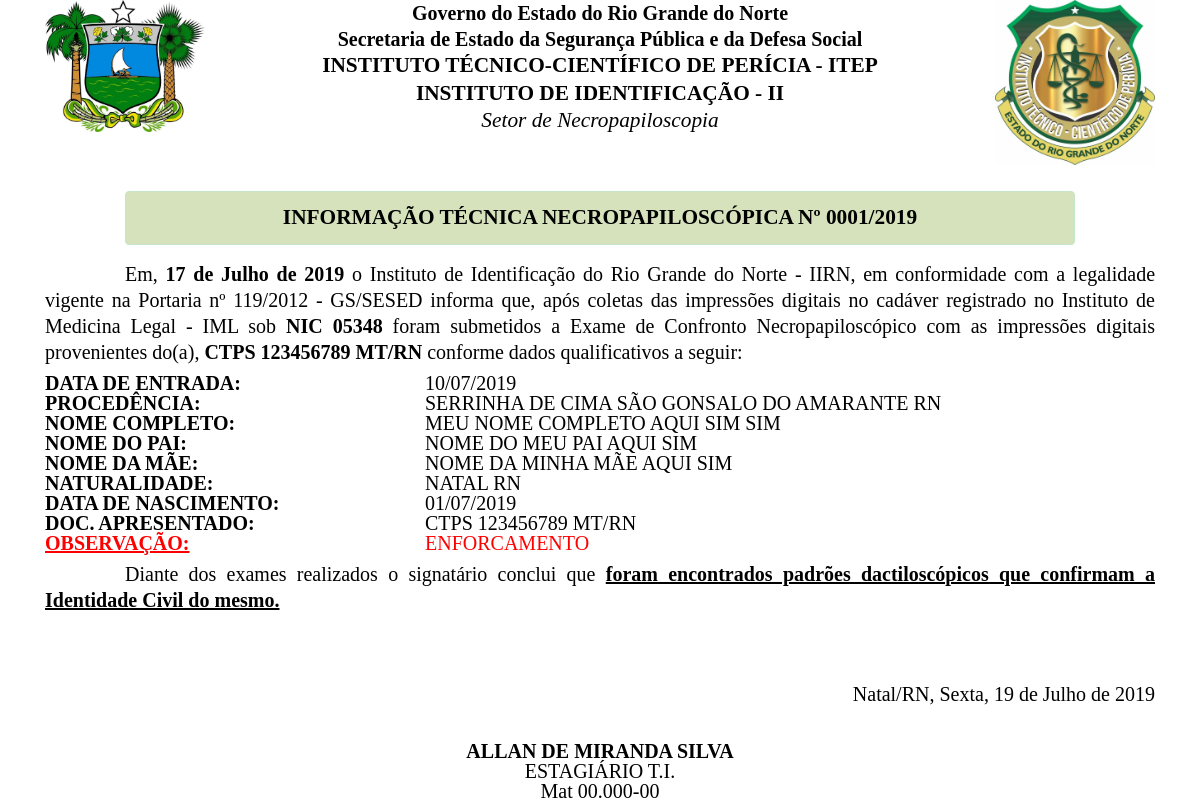
Page /parecerPositivo.php?protocolo=1 (signed in) on the committed database.
### tables this page shows
CREATE TABLE `documentos` (
  `id` bigint(255) UNSIGNED NOT NULL,
  `perito` varchar(100) NOT NULL,
  `numero_nic` varchar(100) NOT NULL,
  `data_entrada` date NOT NULL,
  `cadaver_informacao` varchar(100) NOT NULL,
  `data_fato` date NOT NULL,
  `procedencia_bairro` varchar(100) NOT NULL,
  `procedencia_cidade` varchar(100) NOT NULL,
  `procedencia_uf` varchar(100) NOT NULL,
  `cadaver_situacao` varchar(100) NOT NULL,
  `numero_guia` varchar(100) NOT NULL,
  `causa_morte` varchar(100) NOT NULL,
  `destino_exame` varchar(100) NOT NULL,
  `numero_sei` varchar(100) NOT NULL,
  `status_coleta` tinyint(1) NOT NULL,
  `nome_completo` varchar(100) DEFAULT NULL,
  `nome_pai` varchar(100) DEFAULT NULL,
  `nome_mae` varchar(100) DEFAULT NULL,
  `naturalidade_cidade` varchar(100) DEFAULT NULL,
  `naturalidade_uf` varchar(100) DEFAULT NULL,
  `data_nascimento` date DEFAULT NULL,
  `docuemnto_tipo` varchar(100) DEFAULT NULL,
  `docuemnto_numero` varchar(100) DEFAULT NULL,
  `docuemnto_orgao` varchar(100) DEFAULT NULL,
  `docuemnto_uf` varchar(100) DEFAULT NULL,
  `observacoes` varchar(500) DEFAULT NULL,
  `data_formulario` date DEFAULT NULL
);

CREATE TABLE `usuarios` (
  `id` int(10) UNSIGNED NOT NULL,
  `nome` varchar(100) NOT NULL,
  `sobre_nome` varchar(100) NOT NULL,
  `cargo` varchar(100) NOT NULL,
  `matricula` varchar(100) NOT NULL,
  `usuario` varchar(50) NOT NULL,
  `senha` varchar(50) NOT NULL
);

### parecerPositivo.php (the view, shortened to what this page needs)
<?php
$servername = $_SG['servidor'];
$username = $_SG['usuario'];
$password = $_SG['senha'];
$dbname = $_SG['banco'];
$conn = mysqli_connect($servername, $username, $password, $dbname);
$sql = "SELECT * FROM documentos WHERE id='" . $_GET["protocolo"] . "'";
$result = mysqli_query($conn, $sql);
if (mysqli_num_rows($result) > 0) {
    while ($row = mysqli_fetch_assoc($result)) {
        $perito_nome = $row["perito"];
        $protocolo = str_pad($row["id"], 4, '0', STR_PAD_LEFT);
        $data_entrada_ex = explode("-", $row["data_entrada"]);
        $protocolo_ano = $data_entrada_ex[0];
        $entrada_ano = $data_entrada_ex[0];
        $entrada_mes = $data_entrada_ex[1];
        $entrada_dia = $data_entrada_ex[2];
        $data_doc_ex = explode("-", $row["data_formulario"]);
        $doc_dia = $data_doc_ex[2];
        $doc_mes = $data_doc_ex[1];
        $doc_ano = $data_doc_ex[0];
        $numero_nic = $row["numero_nic"];
        $procedencia_barrio = $row["procedencia_bairro"];
        $procedencia_cidade = $row["procedencia_cidade"];
        $procedencia_uf = $row["procedencia_uf"];
        $nome_completo = $row['nome_completo'];
        $nome_pai = $row["nome_pai"];
        $nome_mae = $row["nome_mae"];
        $naturalidade_cidade = $row["naturalidade_cidade"];
        $naturalidade_uf = $row["naturalidade_uf"];
        $data_nascimento = explode("-", $row["data_nascimento"]);
        $data_nascimento_dia = $data_nascimento[2];
        $data_nascimento_mes = $data_nascimento[1];
        $data_nascimento_ano = $data_nascimento[0];
        $docuemnto_tipo = $row["docuemnto_tipo"];
        $docuemnto_numero = $row["docuemnto_numero"];
        $docuemnto_orgao = $row["docuemnto_orgao"];
        $docuemnto_uf = $row["docuemnto_uf"];
        $observacoes = $row["observacoes"];
    }
} else {
}
?>
<?php
$servername = $_SG['servidor'];
$username = $_SG['usuario'];
$password = $_SG['senha'];
$dbname = $_SG['banco'];
$conn = mysqli_connect($servername, $username, $password, $dbname);
$sql = "SELECT * FROM usuarios WHERE nome='" . $perito_nome . "'";
$result = mysqli_query($conn, $sql);
$perito_sobrenome = $perito_cargo = $matricula = "";
if (mysqli_num_rows($result) > 0) {
    while ($row = mysqli_fetch_assoc($result)) {
        $perito_sobrenome = $row["sobre_nome"];
        $perito_cargo = $row["cargo"];
        $perito_matricula = $row["matricula"];
    }
} else {
}
?>
<?php
function dataEmPortugues($timestamp, $hours = FALSE, $timeZone = "Europe/Lisbon")
{
    $dia_num = date("w", $timestamp);
    if ($dia_num == 0) {
        $dia_nome = "Domingo";
    } elseif ($dia_num == 1) {
        $dia_nome = "Segunda";
    } elseif ($dia_num == 2) {
        $dia_nome = "Terça";
    } elseif ($dia_num == 3) {
        $dia_nome = "Quarta";
    } elseif ($dia_num == 4) {
        $dia_nome = "Quinta";
    } elseif ($dia_num == 5) {
        $dia_nome = "Sexta";
    } else {
        $dia_nome = "Sábado";
    }
    $dia_mes = date("d", $timestamp);
    $mes_num = date("m", $timestamp);
    if ($mes_num == "01") {
        $mes_nome = "Janeiro";
    } elseif ($mes_num == "02") {
        $mes_nome = "Fevereiro";
    } elseif ($mes_num == "03") {
        $mes_nome = "Março";
    } elseif ($mes_num == "04") {
        $mes_nome = "Abril";
    } elseif ($mes_num == "05") {
        $mes_nome = "Maio";
    } elseif ($mes_num == "06") {
        $mes_nome = "Junho";
    } elseif ($mes_num == "07") {
        $mes_nome = "Julho";
    } elseif ($mes_num == "08") {
        $mes_nome = "Agosto";
    } elseif ($mes_num == "09") {
        $mes_nome = "Setembro";
    } elseif ($mes_num == "10") {
        $mes_nome = "Outubro";
    } elseif ($mes_num == "11") {
        $mes_nome = "Novembro";
    } else {
        $mes_nome = "Dezembro";
    }
    $ano = date("Y", $timestamp);
    $hora = date("H:i", $timestamp);
    if ($hours) {
        return $dia_nome . ", " . $dia_mes . " de " . $mes_nome . " de " . $ano . " - " . $hora;
    } else {
        return $dia_nome . ", " . $dia_mes . " de " . $mes_nome . " de " . $ano;
    }
}
function mesData($mes_num)
{
    if ($mes_num == "01") {
        return "Janeiro";
    } elseif ($mes_num == "02") {
        return "Fevereiro";
    } elseif ($mes_num == "03") {
        return "Março";
    } elseif ($mes_num == "04") {
        return "Abril";
    } elseif ($mes_num == "05") {
        return "Maio";
    } elseif ($mes_num == "06") {
        return "Junho";
    } elseif ($mes_num == "07") {
        return "Julho";
    } elseif ($mes_num == "08") {
        return "Agosto";
    } elseif ($mes_num == "09") {
        return "Setembro";
    } elseif ($mes_num == "10") {
        return "Outubro";
    } elseif ($mes_num == "11") {
        return "Novembro";
    } else {
        return "Dezembro";
    }
}
?>
<!DOCTYPE HTML>
<html>
<head>
    <link rel="stylesheet" href="https://maxcdn.bootstrapcdn.com/bootstrap/4.0.0/css/bootstrap.min.css">
</head>
<body class="A4">
    <div class="container">
        <div class="row">
            <div class="col-sm-2"><img class="cabecalho-img-esquerda" src="images/logoRN.jpg" /></div>
            <div class="col-sm-8 cabecalho-texto">
                <div><b>Governo do Estado do Rio Grande do Norte</b></div>
                <div><b>Secretaria de Estado da Segurança Pública e da Defesa Social</b></div>
                <div style="font-size: 16pt;"><b>INSTITUTO TÉCNICO-CIENTÍFICO DE PERÍCIA - ITEP</b></div>
                <div style="font-size: 16pt;"><b>INSTITUTO DE IDENTIFICAÇÃO - II</b></div>
                <div style="font-size: 16pt;"><i>Setor de Necropapiloscopia</i></div>
            </div>
            <div class="col-sm-2"><img class="cabecalho-img-direita" src="images/logoITEP.jpg" /></div>
        </div>
        <br>
        <div class="row justify-content-center">
            <div class="col-sm-10 titulo alert alert-success">
                <b>INFORMAÇÃO TÉCNICA NECROPAPILOSCÓPICA Nº <?php echo $protocolo; ?>/<?php echo $protocolo_ano; ?></b>
            </div>
        </div>
        <div class="row">
            <div class="col-sm-12 paragrafo">
                <p>
                    Em, <b><?php echo $doc_dia; ?> de <?php echo mesData($doc_mes); ?> de <?php echo $doc_ano; ?></b> o Instituto de Identificação do Rio Grande do Norte - IIRN, em
                    conformidade com a legalidade vigente na Portaria nº 119/2012 - GS/SESED informa que, após coletas
                    das
                    impressões digitais no cadáver registrado no Instituto de Medicina Legal - IML sob <b>NIC <?php echo $numero_nic; ?></b>
                    foram submetidos a Exame de Confronto Necropapiloscópico com as impressões digitais provenientes
                    do(a), <b><?php echo $docuemnto_tipo . " " . $docuemnto_numero . " " . $docuemnto_orgao . "/" . $docuemnto_uf; ?></b> conforme dados qualificativos a seguir:
                </p>
            </div>
        </div>
        <div class="row" style="line-height: 0.2;">
            <div class="col-sm-4">
                <p><b>DATA DE ENTRADA:</b></p>
            </div>
            <div class="col-sm-8">
                <p><?php echo $entrada_dia . "/" . $entrada_mes . "/" . $entrada_ano; ?></p>
            </div>
            <div class="col-sm-4">
                <p><b>PROCEDÊNCIA:</b></p>
            </div>
            <div class="col-sm-8">
                <p><?php echo $procedencia_barrio . " " . $procedencia_cidade . " " . $procedencia_uf; ?></p>
            </div>
            <div class="col-sm-4">
                <p><b>NOME COMPLETO:</b></p>
            </div>
            <div class="col-sm-8">
                <p><?php echo $nome_completo; ?></p>
            </div>
            <div class="col-sm-4">
                <p><b>NOME DO PAI:</b></p>
            </div>
            <div class="col-sm-8">
                <p><?php echo $nome_pai; ?></p>
            </div>
            <div class="col-sm-4">
                <p><b>NOME DA MÃE:</b></p>
            </div>
            <div class="col-sm-8">
                <p><?php echo $nome_mae; ?></p>
            </div>
            <div class="col-sm-4">
                <p><b>NATURALIDADE:</b></p>
            </div>
            <div class="col-sm-8">
                <p><?php echo $naturalidade_cidade . " " . $naturalidade_uf; ?> </p>
            </div>
            <div class="col-sm-4">
                <p><b>DATA DE NASCIMENTO:</b></p>
            </div>
            <div class="col-sm-8">
                <p><?php echo $data_nascimento_dia . "/" . $data_nascimento_mes . "/" . $data_nascimento_ano; ?></p>
            </div>
            <div class="col-sm-4">
                <p><b>DOC. APRESENTADO:</b></p>
            </div>
            <div class="col-sm-8">
                <p><?php echo $docuemnto_tipo . " " . $docuemnto_numero . " " . $docuemnto_orgao . "/" . $docuemnto_uf; ?></p>
            </div>
            <div class="col-sm-4" style="color: red">
                <p><b><u>OBSERVAÇÃO:</u></b></p>
            </div>
            <div class="col-sm-8" style="color: red">
                <p><?php echo $observacoes; ?></p>
            </div>
        </div>
        <div class="row">
            <div class="col-sm-12 paragrafo">
                <p>
                    Diante dos exames realizados o signatário conclui que <u><b>foram encontrados padrões
                            dactiloscópicos que confirmam a Identidade Civil do mesmo.</b></u>
                </p>
            </div>
        </div>
        <br><br>
        <div class="row">
            <div class="col datacao">
                <p>Natal/RN, <?php echo dataEmPortugues(time()); ?></p>
            </div>
        </div>
        <br>
        <div class="row ">
            <div class="col assinatura">
                <p><b><?php echo $perito_nome . " " . $perito_sobrenome; ?></b></p>
                <p><?php echo $perito_cargo; ?></p>
                <p>Mat <?php echo $perito_matricula; ?></p>
            </div>
        </div>
    </div>
</body>
</html>

### parecerPositivo.php (style rules this page uses)
.A4 { background-color: #ffffff; color: #000000; font-family: 'Times New Roman', Times, serif; font-size: 15pt; line-height: 1.3; }
.cabecalho-texto { text-align: center; font-size: 15pt; }
.cabecalho-img-esquerda { float: left; width: 100%; }
.cabecalho-img-direita { float: right; width: 100%; }
.titulo { text-align: center; font-size: 16pt; color: #000000; background-color: #d5e2bb; }
.paragrafo { text-indent: 4em; text-align: justify; }
.datacao { text-align: right; }
.assinatura { text-align: center; line-height: 0.2; }

### rows in the picture
documentos: id "0001", data_entrada "2019", data_formulario "17", data_formulario "Julho", data_formulario "2019", numero_nic "05348", docuemnto_tipo "CTPS", docuemnto_numero "123456789", docuemnto_orgao "MT", docuemnto_uf "RN", data_entrada "10", data_entrada "07", procedencia_bairro "SERRINHA DE CIMA", procedencia_cidade "SÃO GONSALO DO AMARANTE", procedencia_uf "RN", nome_completo "MEU NOME COMPLETO AQUI SIM SIM", nome_pai "NOME DO MEU PAI AQUI SIM", nome_mae "NOME DA MINHA MÃE AQUI SIM", naturalidade_cidade "NATAL", naturalidade_uf "RN", data_nascimento "01", data_nascimento "07", data_nascimento "2019", observacoes "ENFORCAMENTO", perito "ALLAN"
usuarios: sobre_nome "DE MIRANDA SILVA", cargo "ESTAGIÁRIO T.I.", matricula "00.000-00"
